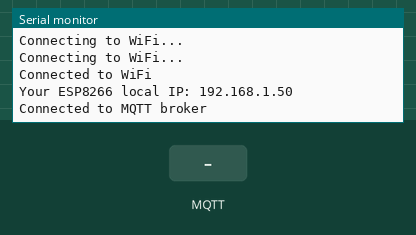
A sketch run on a simulated ESP8266 (NodeMCU). Parts: the last lines printed to the serial monitor. The inputs (shaded band) are chosen by the test bench. WiFi joins after 1.5 s; servers stay silent unless stated; no MQTT or app messages arrive unless stated.

Above: at 3.2 s.
3.3 s: MQTT message "1" arrives on the first subscribed topic
At 4.4 s:
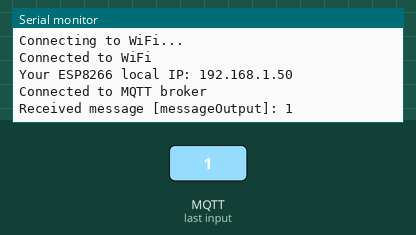
4.8 s: MQTT message "on" arrives on the first subscribed topic
At 5.5 s:
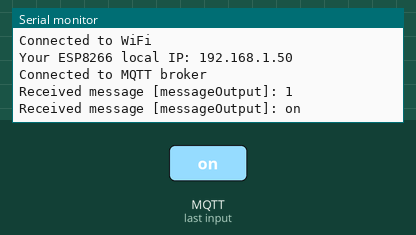
6.3 s: MQTT message "off" arrives on the first subscribed topic
At 6.6 s:
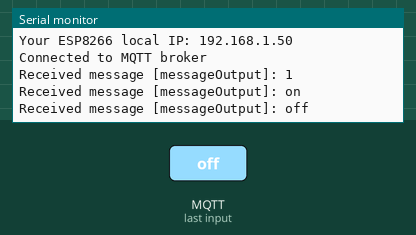
7.8 s: MQTT message "1" arrives on the second subscribed topic
At 9.0 s:
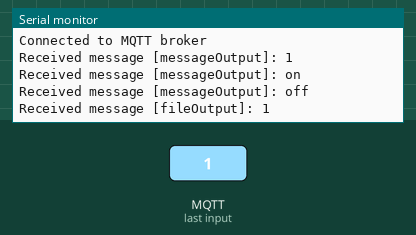
9.3 s: MQTT message "on" arrives on the second subscribed topic
At 10.1 s:
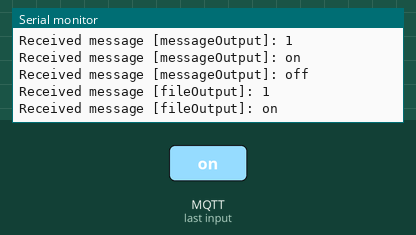
10.8 s: MQTT message "off" arrives on the second subscribed topic
At 11.3 s:
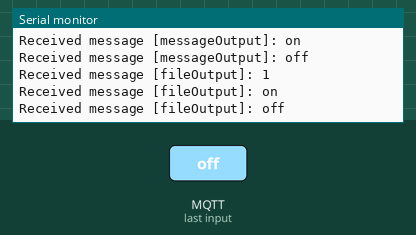

The sketch:

esp8266-code.ino
```cpp
// (licence header left out)
#include <ESP8266WiFi.h>
#include <PubSubClient.h>
#include <WiFiClientSecure.h>
#include <time.h>
#include <string.h>

// fill in the fields with your information
const char* ssid = "YOUR-WIFI-NAME";
const char* password = "YOUR-WIFI-PASSWORD";
const char* brokerUrl = "YOUR-BROKER-URL";    // ATTENTION: do NOT insert the 'amqp+ssl://' here. The port on the final part (:8883) of your Broker URL shouldn't be here either.
const int brokerPort = 8883;                  // MQTT port is usually 8883
const char* mqttUsername = "YOUR-USERNAME";   // this is the user that you defined when creating the ActiveMQ broker.
const char* mqttPassword = "YOUR-PASSWORD";   // NOT your amazon AWS password. This is the password for the user created above
const char* mqttClientId = "YOUR-CLIENT-ID";  // client ID (anything that you can identify as your device later on the console)

//topicos
const char* topic1 = "messageInput";    // publisher
const char* topic2 = "messageOutput";   // subscriber
const char* topic3 = "fileInput";       // publisher
const char* topic4 = "fileOutput";      // subscriber
const char* topic5 = "functionInput";   // publisher
const char* topic6 = "functionOutput";  // subscriber

WiFiClientSecure espClient;
PubSubClient mqttClient(espClient);

void setup() {
  Serial.begin(115200);
  WiFi.begin(ssid, password);

  while (WiFi.status() != WL_CONNECTED) {
    delay(1000);
    Serial.println("Connecting to WiFi...");
  }

  Serial.println("Connected to WiFi");
  Serial.print("Your ESP8266 local IP: ");
  Serial.println(WiFi.localIP());

  espClient.setInsecure(); // SSL is off. Amazon MQ shoud be automatically assigned by AWS.

  mqttClient.setServer(brokerUrl, brokerPort);
  mqttClient.setCallback(callback);

  while (!mqttClient.connected()) {
    if (mqttClient.connect(mqttClientId, mqttUsername, mqttPassword)) {
      Serial.println("Connected to MQTT broker");
      // subscribing to the topics
      mqttClient.subscribe(topic2);
      mqttClient.subscribe(topic4);
      mqttClient.subscribe(topic6);
    } else {
      Serial.print("Failed to connect to MQTT broker, rc=");
      Serial.print(mqttClient.state());
      Serial.println(" retrying in 5 seconds");
      delay(5000);
    }
  }
}

void loop() {
   mqttClient.loop();

   // publish messages every 60 seconds.
   static unsigned long lastMillis = 0;
   unsigned long currentMillis = millis();
   if (currentMillis - lastMillis >= 60000) {
      lastMillis = currentMillis;
      mqttClient.publish(topic1, "Hello from ESP8266!");    // wait for a response
      mqttClient.publish(topic3, "Server, did you write this down?");   // Server should write the sentence on a .txt file and confrim the operation
      mqttClient.publish(topic5, "4 6");     // server should respond the sum of the numbers given.
   }

}

// receiving the answers and printing them.
void callback(char* topic, byte* payload, unsigned int length) {
  Serial.print("Received message [");
  Serial.print(topic);
  Serial.print("]: ");

  for (int i = 0; i < length; i++) {
    Serial.print((char)payload[i]);
  }

  Serial.println();
}
```

Measured:
- after the input at 3.3 s, the serial monitor: prints a new line at once (image 1)
- after the input at 4.8 s, the serial monitor: prints a new line at once (image 2)
- after the input at 6.3 s, the serial monitor: prints a new line at once (image 3)
- after the input at 7.8 s, the serial monitor: prints a new line at once (image 4)
- after the input at 9.3 s, the serial monitor: prints a new line at once (image 5)
- after the input at 10.8 s, the serial monitor: prints a new line at once (image 6)
